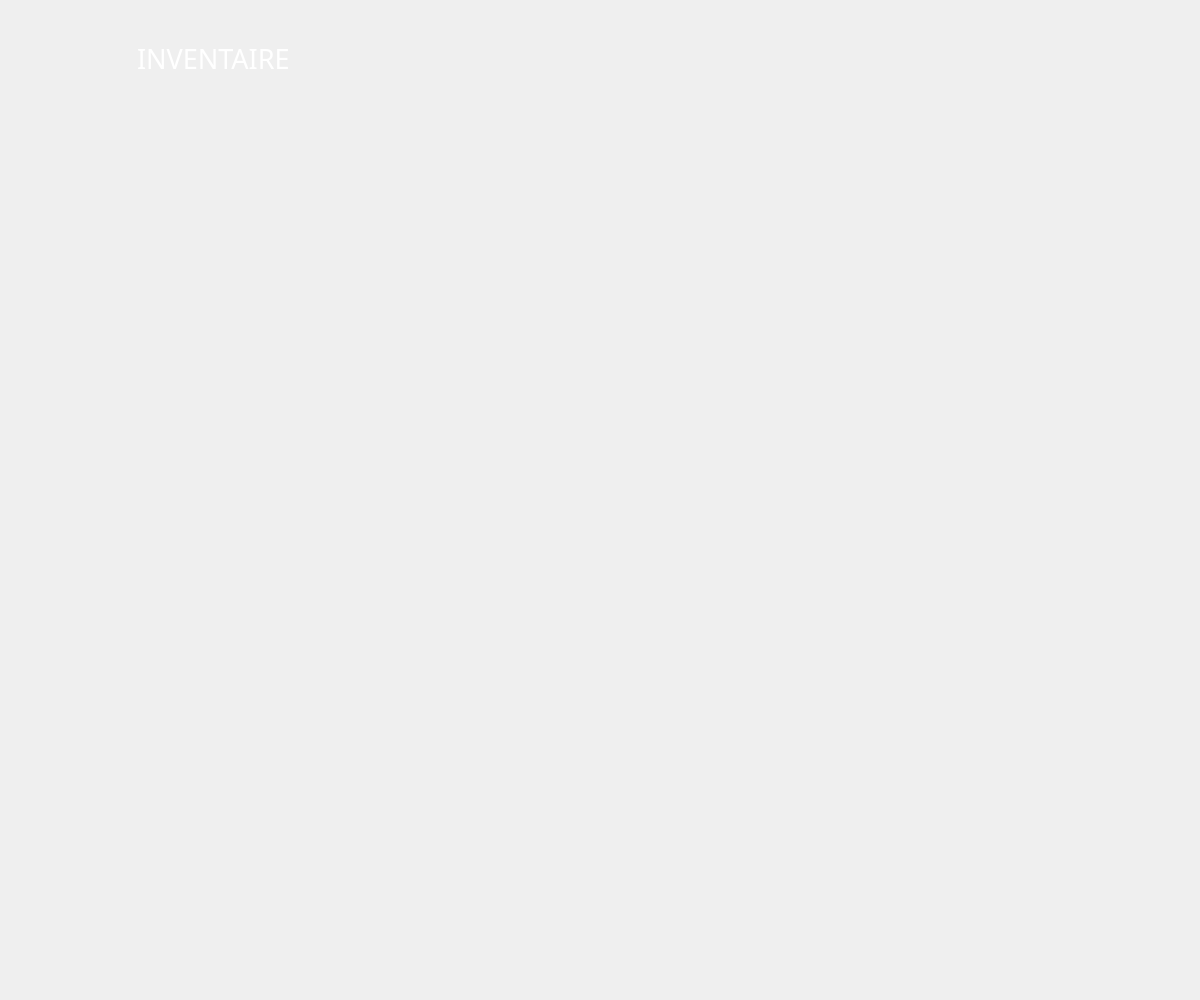
<?xml version="1.0" encoding="UTF-8"?>
<ui version="4.0">
 <class>Win_inventory</class>
 <widget class="QWidget" name="Win_inventory">
  <property name="geometry">
   <rect>
    <x>0</x>
    <y>0</y>
    <width>1200</width>
    <height>1000</height>
   </rect>
  </property>
  <property name="windowTitle">
   <string>Form</string>
  </property>
  <property name="styleSheet">
   <string notr="true"/>
  </property>
  <layout class="QVBoxLayout" name="verticalLayout">
   <property name="spacing">
    <number>0</number>
   </property>
   <property name="leftMargin">
    <number>50</number>
   </property>
   <property name="topMargin">
    <number>40</number>
   </property>
   <property name="rightMargin">
    <number>50</number>
   </property>
   <property name="bottomMargin">
    <number>40</number>
   </property>
   <item>
    <widget class="QLabel" name="title">
     <property name="sizePolicy">
      <sizepolicy hsizetype="Minimum" vsizetype="Maximum">
       <horstretch>0</horstretch>
       <verstretch>0</verstretch>
      </sizepolicy>
     </property>
     <property name="font">
      <font>
       <family>Segoe Script</family>
       <pointsize>20</pointsize>
      </font>
     </property>
     <property name="styleSheet">
      <string notr="true">QLabel{
	color:white;
	padding-left:80px;
}</string>
     </property>
     <property name="text">
      <string>INVENTAIRE</string>
     </property>
    </widget>
   </item>
   <item>
    <layout class="QHBoxLayout" name="horizontalLayout">
     <property name="spacing">
      <number>0</number>
     </property>
     <property name="leftMargin">
      <number>5</number>
     </property>
     <property name="rightMargin">
      <number>0</number>
     </property>
     <item>
      <layout class="QVBoxLayout" name="layout">
       <property name="spacing">
        <number>0</number>
       </property>
       <property name="leftMargin">
        <number>5</number>
       </property>
       <property name="topMargin">
        <number>0</number>
       </property>
       <property name="rightMargin">
        <number>0</number>
       </property>
       <property name="bottomMargin">
        <number>80</number>
       </property>
       <item>
        <spacer name="verticalSpacer_2">
         <property name="orientation">
          <enum>Qt::Vertical</enum>
         </property>
         <property name="sizeHint" stdset="0">
          <size>
           <width>20</width>
           <height>40</height>
          </size>
         </property>
        </spacer>
       </item>
       <item>
        <layout class="QVBoxLayout" name="layoutItems">
         <property name="spacing">
          <number>0</number>
         </property>
         <property name="topMargin">
          <number>50</number>
         </property>
        </layout>
       </item>
       <item>
        <spacer name="verticalSpacer">
         <property name="orientation">
          <enum>Qt::Vertical</enum>
         </property>
         <property name="sizeHint" stdset="0">
          <size>
           <width>20</width>
           <height>40</height>
          </size>
         </property>
        </spacer>
       </item>
      </layout>
     </item>
    </layout>
   </item>
   <item>
    <layout class="QHBoxLayout" name="horizontalLayout_2" stretch="0,0">
     <property name="spacing">
      <number>40</number>
     </property>
     <item>
      <widget class="QLabel" name="itemArea">
       <property name="minimumSize">
        <size>
         <width>200</width>
         <height>200</height>
        </size>
       </property>
       <property name="maximumSize">
        <size>
         <width>200</width>
         <height>200</height>
        </size>
       </property>
       <property name="text">
        <string/>
       </property>
      </widget>
     </item>
     <item>
      <widget class="QLabel" name="item_info">
       <property name="sizePolicy">
        <sizepolicy hsizetype="MinimumExpanding" vsizetype="Fixed">
         <horstretch>0</horstretch>
         <verstretch>0</verstretch>
        </sizepolicy>
       </property>
       <property name="minimumSize">
        <size>
         <width>0</width>
         <height>200</height>
        </size>
       </property>
       <property name="maximumSize">
        <size>
         <width>16777215</width>
         <height>200</height>
        </size>
       </property>
       <property name="font">
        <font>
         <family>Papyrus</family>
         <pointsize>16</pointsize>
        </font>
       </property>
       <property name="styleSheet">
        <string notr="true"/>
       </property>
       <property name="text">
        <string/>
       </property>
       <property name="alignment">
        <set>Qt::AlignLeading|Qt::AlignLeft|Qt::AlignVCenter</set>
       </property>
      </widget>
     </item>
    </layout>
   </item>
  </layout>
 </widget>
 <resources/>
 <connections/>
</ui>
